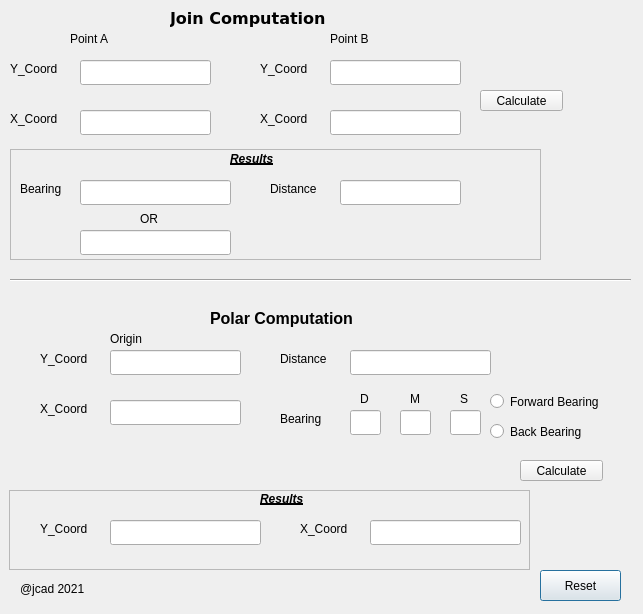
<?xml version="1.0" encoding="UTF-8"?>
<ui version="4.0">
 <class>extractDialogBase</class>
 <widget class="QDialog" name="extractDialogBase">
  <property name="geometry">
   <rect>
    <x>0</x>
    <y>0</y>
    <width>643</width>
    <height>614</height>
   </rect>
  </property>
  <property name="windowTitle">
   <string>Survey Calculator</string>
  </property>
  <property name="styleSheet">
   <string notr="true"/>
  </property>
  <widget class="QLineEdit" name="point_a_x">
   <property name="geometry">
    <rect>
     <x>80</x>
     <y>110</y>
     <width>131</width>
     <height>25</height>
    </rect>
   </property>
  </widget>
  <widget class="QLineEdit" name="point_a_y">
   <property name="geometry">
    <rect>
     <x>80</x>
     <y>60</y>
     <width>131</width>
     <height>25</height>
    </rect>
   </property>
  </widget>
  <widget class="QLabel" name="label">
   <property name="geometry">
    <rect>
     <x>10</x>
     <y>60</y>
     <width>61</width>
     <height>17</height>
    </rect>
   </property>
   <property name="text">
    <string>Y_Coord</string>
   </property>
  </widget>
  <widget class="QLabel" name="label_4">
   <property name="geometry">
    <rect>
     <x>10</x>
     <y>110</y>
     <width>61</width>
     <height>17</height>
    </rect>
   </property>
   <property name="text">
    <string>X_Coord</string>
   </property>
  </widget>
  <widget class="QLabel" name="label_3">
   <property name="geometry">
    <rect>
     <x>20</x>
     <y>580</y>
     <width>91</width>
     <height>17</height>
    </rect>
   </property>
   <property name="text">
    <string>@jcad 2021</string>
   </property>
  </widget>
  <widget class="QPushButton" name="reset">
   <property name="geometry">
    <rect>
     <x>540</x>
     <y>570</y>
     <width>81</width>
     <height>31</height>
    </rect>
   </property>
   <property name="text">
    <string>Reset</string>
   </property>
  </widget>
  <widget class="QLabel" name="label_2">
   <property name="geometry">
    <rect>
     <x>170</x>
     <y>10</y>
     <width>161</width>
     <height>17</height>
    </rect>
   </property>
   <property name="font">
    <font>
     <family>DejaVu Sans</family>
     <pointsize>12</pointsize>
     <weight>75</weight>
     <bold>true</bold>
    </font>
   </property>
   <property name="text">
    <string>Join Computation</string>
   </property>
  </widget>
  <widget class="QLabel" name="label_6">
   <property name="geometry">
    <rect>
     <x>260</x>
     <y>60</y>
     <width>81</width>
     <height>17</height>
    </rect>
   </property>
   <property name="text">
    <string>Y_Coord</string>
   </property>
  </widget>
  <widget class="QLineEdit" name="point_b_y">
   <property name="geometry">
    <rect>
     <x>330</x>
     <y>60</y>
     <width>131</width>
     <height>25</height>
    </rect>
   </property>
  </widget>
  <widget class="QLabel" name="label_7">
   <property name="geometry">
    <rect>
     <x>260</x>
     <y>110</y>
     <width>61</width>
     <height>17</height>
    </rect>
   </property>
   <property name="text">
    <string>X_Coord</string>
   </property>
  </widget>
  <widget class="QLineEdit" name="point_b_x">
   <property name="geometry">
    <rect>
     <x>330</x>
     <y>110</y>
     <width>131</width>
     <height>25</height>
    </rect>
   </property>
  </widget>
  <widget class="QLabel" name="label_5">
   <property name="geometry">
    <rect>
     <x>70</x>
     <y>30</y>
     <width>61</width>
     <height>17</height>
    </rect>
   </property>
   <property name="text">
    <string>Point A</string>
   </property>
  </widget>
  <widget class="QLabel" name="label_8">
   <property name="geometry">
    <rect>
     <x>330</x>
     <y>30</y>
     <width>61</width>
     <height>17</height>
    </rect>
   </property>
   <property name="text">
    <string>Point B</string>
   </property>
  </widget>
  <widget class="QLabel" name="label_9">
   <property name="geometry">
    <rect>
     <x>210</x>
     <y>310</y>
     <width>181</width>
     <height>17</height>
    </rect>
   </property>
   <property name="font">
    <font>
     <pointsize>12</pointsize>
     <weight>75</weight>
     <bold>true</bold>
    </font>
   </property>
   <property name="text">
    <string>Polar Computation</string>
   </property>
  </widget>
  <widget class="QLineEdit" name="result_bearing">
   <property name="geometry">
    <rect>
     <x>80</x>
     <y>180</y>
     <width>151</width>
     <height>25</height>
    </rect>
   </property>
  </widget>
  <widget class="QLineEdit" name="result_distance">
   <property name="geometry">
    <rect>
     <x>340</x>
     <y>180</y>
     <width>121</width>
     <height>25</height>
    </rect>
   </property>
  </widget>
  <widget class="QLabel" name="label_10">
   <property name="geometry">
    <rect>
     <x>230</x>
     <y>150</y>
     <width>61</width>
     <height>17</height>
    </rect>
   </property>
   <property name="font">
    <font>
     <weight>75</weight>
     <italic>true</italic>
     <bold>true</bold>
     <underline>true</underline>
    </font>
   </property>
   <property name="text">
    <string>Results</string>
   </property>
  </widget>
  <widget class="QLabel" name="label_11">
   <property name="geometry">
    <rect>
     <x>20</x>
     <y>180</y>
     <width>51</width>
     <height>17</height>
    </rect>
   </property>
   <property name="text">
    <string>Bearing</string>
   </property>
  </widget>
  <widget class="QLabel" name="label_12">
   <property name="geometry">
    <rect>
     <x>270</x>
     <y>180</y>
     <width>61</width>
     <height>17</height>
    </rect>
   </property>
   <property name="text">
    <string>Distance</string>
   </property>
  </widget>
  <widget class="QPushButton" name="join">
   <property name="geometry">
    <rect>
     <x>480</x>
     <y>90</y>
     <width>83</width>
     <height>21</height>
    </rect>
   </property>
   <property name="styleSheet">
    <string notr="true"/>
   </property>
   <property name="text">
    <string>Calculate</string>
   </property>
  </widget>
  <widget class="QLabel" name="label_13">
   <property name="geometry">
    <rect>
     <x>280</x>
     <y>350</y>
     <width>61</width>
     <height>17</height>
    </rect>
   </property>
   <property name="text">
    <string>Distance</string>
   </property>
  </widget>
  <widget class="QLineEdit" name="input_distance">
   <property name="geometry">
    <rect>
     <x>350</x>
     <y>350</y>
     <width>141</width>
     <height>25</height>
    </rect>
   </property>
  </widget>
  <widget class="QLabel" name="label_14">
   <property name="geometry">
    <rect>
     <x>280</x>
     <y>410</y>
     <width>51</width>
     <height>17</height>
    </rect>
   </property>
   <property name="text">
    <string>Bearing</string>
   </property>
  </widget>
  <widget class="QLineEdit" name="bearing_d">
   <property name="geometry">
    <rect>
     <x>350</x>
     <y>410</y>
     <width>31</width>
     <height>25</height>
    </rect>
   </property>
  </widget>
  <widget class="QLineEdit" name="result_x">
   <property name="geometry">
    <rect>
     <x>370</x>
     <y>520</y>
     <width>151</width>
     <height>25</height>
    </rect>
   </property>
  </widget>
  <widget class="QLineEdit" name="result_y">
   <property name="geometry">
    <rect>
     <x>110</x>
     <y>520</y>
     <width>151</width>
     <height>25</height>
    </rect>
   </property>
  </widget>
  <widget class="QLabel" name="label_15">
   <property name="geometry">
    <rect>
     <x>40</x>
     <y>350</y>
     <width>81</width>
     <height>17</height>
    </rect>
   </property>
   <property name="text">
    <string>Y_Coord</string>
   </property>
  </widget>
  <widget class="QLineEdit" name="origin_y">
   <property name="geometry">
    <rect>
     <x>110</x>
     <y>350</y>
     <width>131</width>
     <height>25</height>
    </rect>
   </property>
  </widget>
  <widget class="QLabel" name="label_16">
   <property name="geometry">
    <rect>
     <x>40</x>
     <y>400</y>
     <width>61</width>
     <height>17</height>
    </rect>
   </property>
   <property name="text">
    <string>X_Coord</string>
   </property>
  </widget>
  <widget class="QLineEdit" name="origin_x">
   <property name="geometry">
    <rect>
     <x>110</x>
     <y>400</y>
     <width>131</width>
     <height>25</height>
    </rect>
   </property>
  </widget>
  <widget class="QLabel" name="label_17">
   <property name="geometry">
    <rect>
     <x>110</x>
     <y>330</y>
     <width>61</width>
     <height>17</height>
    </rect>
   </property>
   <property name="text">
    <string>Origin</string>
   </property>
  </widget>
  <widget class="QLabel" name="label_18">
   <property name="geometry">
    <rect>
     <x>40</x>
     <y>520</y>
     <width>61</width>
     <height>17</height>
    </rect>
   </property>
   <property name="text">
    <string>Y_Coord</string>
   </property>
  </widget>
  <widget class="QLabel" name="label_19">
   <property name="geometry">
    <rect>
     <x>300</x>
     <y>520</y>
     <width>61</width>
     <height>17</height>
    </rect>
   </property>
   <property name="text">
    <string>X_Coord</string>
   </property>
  </widget>
  <widget class="QLabel" name="label_20">
   <property name="geometry">
    <rect>
     <x>260</x>
     <y>490</y>
     <width>61</width>
     <height>17</height>
    </rect>
   </property>
   <property name="font">
    <font>
     <weight>75</weight>
     <italic>true</italic>
     <bold>true</bold>
     <underline>true</underline>
    </font>
   </property>
   <property name="text">
    <string>Results</string>
   </property>
  </widget>
  <widget class="QPushButton" name="polar">
   <property name="geometry">
    <rect>
     <x>520</x>
     <y>460</y>
     <width>83</width>
     <height>21</height>
    </rect>
   </property>
   <property name="styleSheet">
    <string notr="true"/>
   </property>
   <property name="text">
    <string>Calculate</string>
   </property>
  </widget>
  <widget class="QLineEdit" name="bearing_m">
   <property name="geometry">
    <rect>
     <x>400</x>
     <y>410</y>
     <width>31</width>
     <height>25</height>
    </rect>
   </property>
  </widget>
  <widget class="QLineEdit" name="bearing_s">
   <property name="geometry">
    <rect>
     <x>450</x>
     <y>410</y>
     <width>31</width>
     <height>25</height>
    </rect>
   </property>
  </widget>
  <widget class="QLabel" name="label_21">
   <property name="geometry">
    <rect>
     <x>360</x>
     <y>390</y>
     <width>16</width>
     <height>17</height>
    </rect>
   </property>
   <property name="text">
    <string>D</string>
   </property>
  </widget>
  <widget class="QLabel" name="label_22">
   <property name="geometry">
    <rect>
     <x>410</x>
     <y>390</y>
     <width>16</width>
     <height>17</height>
    </rect>
   </property>
   <property name="text">
    <string>M</string>
   </property>
  </widget>
  <widget class="QLabel" name="label_23">
   <property name="geometry">
    <rect>
     <x>460</x>
     <y>390</y>
     <width>16</width>
     <height>17</height>
    </rect>
   </property>
   <property name="text">
    <string>S</string>
   </property>
  </widget>
  <widget class="QRadioButton" name="back_bearing">
   <property name="geometry">
    <rect>
     <x>490</x>
     <y>420</y>
     <width>106</width>
     <height>23</height>
    </rect>
   </property>
   <property name="text">
    <string>Back Bearing</string>
   </property>
  </widget>
  <widget class="QRadioButton" name="forward_bearing">
   <property name="geometry">
    <rect>
     <x>490</x>
     <y>390</y>
     <width>131</width>
     <height>23</height>
    </rect>
   </property>
   <property name="text">
    <string>Forward Bearing</string>
   </property>
  </widget>
  <widget class="QLabel" name="label_24">
   <property name="geometry">
    <rect>
     <x>140</x>
     <y>210</y>
     <width>31</width>
     <height>17</height>
    </rect>
   </property>
   <property name="text">
    <string>OR</string>
   </property>
  </widget>
  <widget class="QLineEdit" name="result_bearing_2">
   <property name="geometry">
    <rect>
     <x>80</x>
     <y>230</y>
     <width>151</width>
     <height>25</height>
    </rect>
   </property>
  </widget>
  <widget class="Line" name="line">
   <property name="geometry">
    <rect>
     <x>10</x>
     <y>270</y>
     <width>621</width>
     <height>20</height>
    </rect>
   </property>
   <property name="orientation">
    <enum>Qt::Horizontal</enum>
   </property>
  </widget>
  <widget class="QFrame" name="frame">
   <property name="geometry">
    <rect>
     <x>9</x>
     <y>490</y>
     <width>521</width>
     <height>80</height>
    </rect>
   </property>
   <property name="frameShape">
    <enum>QFrame::StyledPanel</enum>
   </property>
   <property name="frameShadow">
    <enum>QFrame::Raised</enum>
   </property>
  </widget>
  <widget class="QFrame" name="frame_2">
   <property name="geometry">
    <rect>
     <x>10</x>
     <y>149</y>
     <width>531</width>
     <height>111</height>
    </rect>
   </property>
   <property name="font">
    <font>
     <weight>50</weight>
     <bold>false</bold>
    </font>
   </property>
   <property name="styleSheet">
    <string notr="true"/>
   </property>
   <property name="frameShape">
    <enum>QFrame::StyledPanel</enum>
   </property>
   <property name="frameShadow">
    <enum>QFrame::Raised</enum>
   </property>
   <property name="lineWidth">
    <number>1</number>
   </property>
  </widget>
 </widget>
 <resources/>
 <connections/>
</ui>
